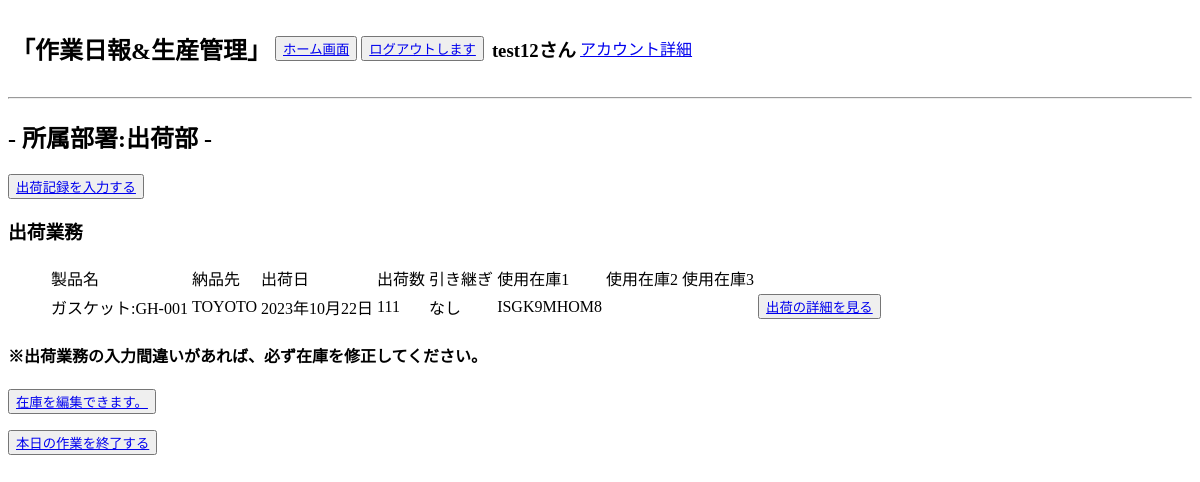
Page /daily_report/report_list/ (signed in) on the earlier database version.
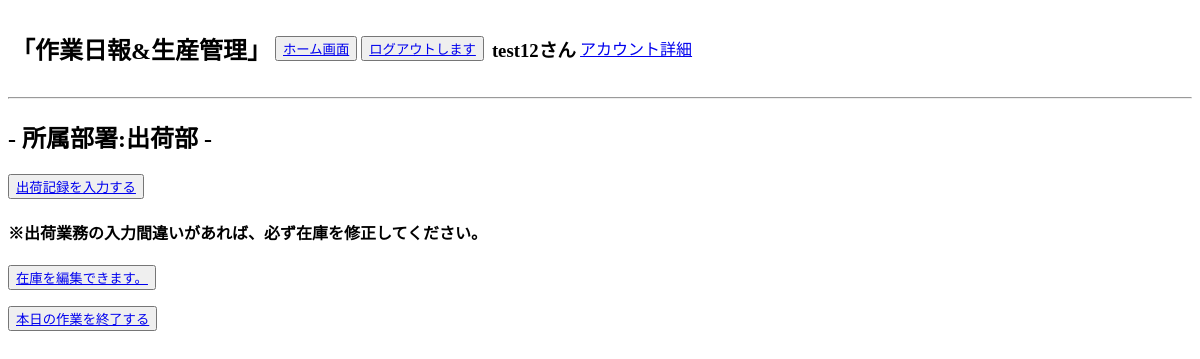
Same page on the later database version.
### accounts/models.py (models this page shows, shortened)
class Users(AbstractBaseUser, PermissionsMixin):
    username = models.CharField(max_length=150, unique=True, verbose_name="ユーザー名")
    birthday = models.DateField(null=True,blank=True, verbose_name="生年月日")
    phone = models.CharField(max_length=11,null=True,blank=True, verbose_name="携帯番号")
    email = models.EmailField(max_length=255, unique=True, verbose_name="メールアドレス")
    department = models.ForeignKey(
        Departments, on_delete=models.PROTECT, null=True,blank=True
    )
    is_active = models.BooleanField(default=True)
    is_staff = models.BooleanField(default=False)
    USERNAME_FIELD = 'username'
    EMAIL_FIELD = 'email'
    REQUIRED_FIELDS = ['email']
    objects = UsersManager()

class Departments(models.Model):
    name = models.CharField(max_length=50, verbose_name="部署")
    class Meta:
        verbose_name = '部署'
        db_table = 'departments'

### product_management/models.py (models this page shows, shortened)
class Shipping(models.Model):
    product = models.ForeignKey(
        Products, on_delete=models.CASCADE,verbose_name='製品名',default=''
    )
    delivery = models.ForeignKey(
        Delivery, on_delete=models.CASCADE, verbose_name='納品先'
    )
    user = models.ForeignKey(
        Users, on_delete=models.CASCADE, verbose_name='作業者名',null=True
    )
    shipping_day = models.DateField(verbose_name='出荷日')
    shipments_required = models.IntegerField(verbose_name='出荷必要数')
    memo = models.CharField(max_length=255,verbose_name="引き継ぎメモ",null=True,blank=True)
    stock1 = models.ForeignKey(
        Stock, on_delete=models.CASCADE, verbose_name='使用在庫1',related_name='stock1_set',null=True
    )
    stock2 = models.ForeignKey(
        Stock, on_delete=models.CASCADE, verbose_name='使用在庫2',related_name='stock2_set',null=True
    )
    stock3 = models.ForeignKey(
        Stock, on_delete=models.CASCADE, verbose_name='使用在庫3',related_name='stock3_set',null=True
    )
    created_at = models.DateTimeField(auto_now_add=True)
    updated_at = models.DateTimeField(auto_now=True)
    class Meta:
        verbose_name = '出荷'
        db_table = 'shipping'

class Delivery(models.Model):
    delivery_name = models.CharField(max_length=50,verbose_name='納品先会社名')
    delivery_code = models.CharField(max_length=10,verbose_name='納品先コード')
    class Meta:
        verbose_name = '納品先'
        db_table = 'delivery'
    def __str__(self):
        return self.delivery_name

class Stock(models.Model):
    product = models.ForeignKey(
        Products, on_delete=models.CASCADE, verbose_name='製品名'
    )
    lot_number = models.CharField(max_length=10, verbose_name='ロッド番号',default='')
    stocks = models.IntegerField(verbose_name="在庫数")
    molding_user = models.ForeignKey(
        Users, on_delete=models.CASCADE, verbose_name='成形担当ユーザー名',null=True,related_name='molding_stock_set',
    )
    molding_time = models.DateTimeField(verbose_name='成形日時', default=datetime(2001, 1, 1, 0, 0, 0))
    inspection_user = models.ForeignKey(
        Users, on_delete=models.CASCADE, verbose_name='検査担当ユーザー名',null=True,related_name='inspection_stock_set',
    )
    memo = models.CharField(max_length=255,verbose_name="引き継ぎメモ",null=True,blank=True)
    created_at = models.DateTimeField(verbose_name='検査日時',auto_now_add=True)
    updated_at = models.DateTimeField(auto_now=True)
    class Meta:
        verbose_name = '在庫'
        db_table = 'stock'

### daily_report/models.py (models this page shows)
class Products(models.Model):
    name = models.CharField(max_length=255,verbose_name="製品名")
    code = models.CharField(max_length=50,verbose_name="製品コード")
    quantity = models.IntegerField(verbose_name="製品取り数")
    memo = models.CharField(max_length=255,blank=True, null=True,verbose_name="製品メモ")
    created_at = models.DateTimeField(auto_now_add=True)
    updated_at = models.DateTimeField(auto_now=True)
    class Meta:
        verbose_name = '製品情報'
        db_table = 'products'
    def __str__(self):
        return self.name + ':' + self.code

### daily_report/views.py (the view)
# urls.py: path('report_list/', ReportListView.as_view(), name='report_list'),
class ReportListView(LoginRequiredMixin, ListView):
    model = Report
    template_name = os.path.join('report', 'report_list.html')
    context_object_name = 'reports'
    def get_queryset(self):
        today = date.today()
        user_obj = self.request.user
        if user_obj.is_authenticated:
             qs = Report.objects.filter(user=user_obj,created_at__date = today)
        else:
            qs = Report.objects.none()
        return qs
    def get_context_data(self, **kwargs):
        context = super().get_context_data(**kwargs)
        today = date.today()
        user_obj = self.request.user
        if user_obj.is_authenticated:
            context['shippings'] = Shipping.objects.filter(user=user_obj, created_at__date=today)
        else:
            context['shippings'] = []
        context['user'] = user_obj
        return context

### accounts/context_processors.py (called while the page is built)
def my_custom_context(request):
    protocol = 'http' if request.is_secure() else 'https'
    domain = request.get_host()
    return {
        'protocol': protocol,
        'domain': domain,
    }

### templates/report/report_list.html (shortened to what this page needs)
{% extends 'base.html' %}
{% block content %}
<h2>- 所属部署:{{ user.department.name }} -</h2>
{% if request.user.department.name == '製造部' %}
    <button><a href="{% url 'daily_report:report_start' %}">作業をスタートする</a></button>
    {% elif request.user.department.name == '検査部' %}
    <button><a href="{% url 'daily_report:report_start_inspection' %}">作業をスタートする</a></button>
    {% elif request.user.department.name == '出荷部' %}
    <button><a href="{% url 'daily_report:shipping_start'%}">出荷記録を入力する</a></button>
    {% else %}
    <button><a href="{% url 'daily_report:report_start' %}">作業をスタートする</a></button>
{% endif %}
{% if request.user.department.name == '出荷部' %}
    {% if shippings %}
        <h3>出荷業務</h3>
            <ul>
                <table>
                    <thead>
                        <tr>
                            <td>製品名</td>
                            <td>納品先</td>
                            <td>出荷日</td>
                            <td>出荷数</td>
                            <td>引き継ぎ</td>
                            <td>使用在庫1</td>
                            <td>使用在庫2</td>
                            <td>使用在庫3</td>
                        </tr>
                    </thead>
                    <tbody>
                        {% for shipping in shippings %}
                            <tr>
                                <td>{{ shipping.product }}</td>
                                <td>{{ shipping.delivery }}</td>
                                <td>{{ shipping.shipping_day }}</td>
                                <td>{{ shipping.shipments_required }}</td>
                                <td>{{ shipping.memo }}</td>
                                <td>{{shipping.stock1.lot_number}}</td>
                                <td>{{shipping.stock2.lot_number}}</td>
                                <td>{{shipping.stock3.lot_number}}</td>
                                <td><button><a href="{% url 'daily_report:shipping_detail' pk=shipping.id %}">出荷の詳細を見る</a></button></td>
                            </tr>
                        {% endfor %}
                    </tbody>
                </table>
            </ul>
    {% endif %}
    <h4>※出荷業務の入力間違いがあれば、必ず在庫を修正してください。</h4>
    <p><button><a href="{% url 'daily_report:stock_list' %}">在庫を編集できます。</a></button></p>
{% endif %}
<p><button><a href="{% url 'daily_report:logout' %}">本日の作業を終了する</a></button></p>
{% endblock %}

### templates/base.html (shortened to what this page needs)
<!DOCTYPE html>
<html lang="ja">
<head>
</head>
<body>
        <table>
            <tr>
                <td><h2>「作業日報&生産管理」</h2></td>
                {% if request.user.is_staff %}
                <td><button><a href="{% url 'product_management:staff_home' %}">ホーム画面</a></button></td>
                {% else %}
                <td><button><a href="{% url 'daily_report:report_list' %}">ホーム画面</a></button></td>
                {% endif %}
                <td><button onclick="confirmLogout()"><a href="#">ログアウトします</a></button></td>
                <td></td>
                <td><h3>{{ request.user.username }}さん</h3></td>
                <td><p><a href="{% url 'accounts:profile' %}">アカウント詳細</a></p></td>
            </tr>
        </table>
        <hr>
        {% block content %}
        {% endblock %}
</body>
</html>

Differences in the rows shown:
removed Shipping: product "ガスケット:GH-001", delivery "TOYOTO", shipping_day "2023年10月22日", shipments_required "111", memo "なし", stock1.lot_number "ISGK9MHOM8"
Other differences:
text no longer shown: "出荷業務 製品名 納品先 出荷日 出荷数 引き継ぎ 使用在庫1 使用在庫2 使用在庫3"
